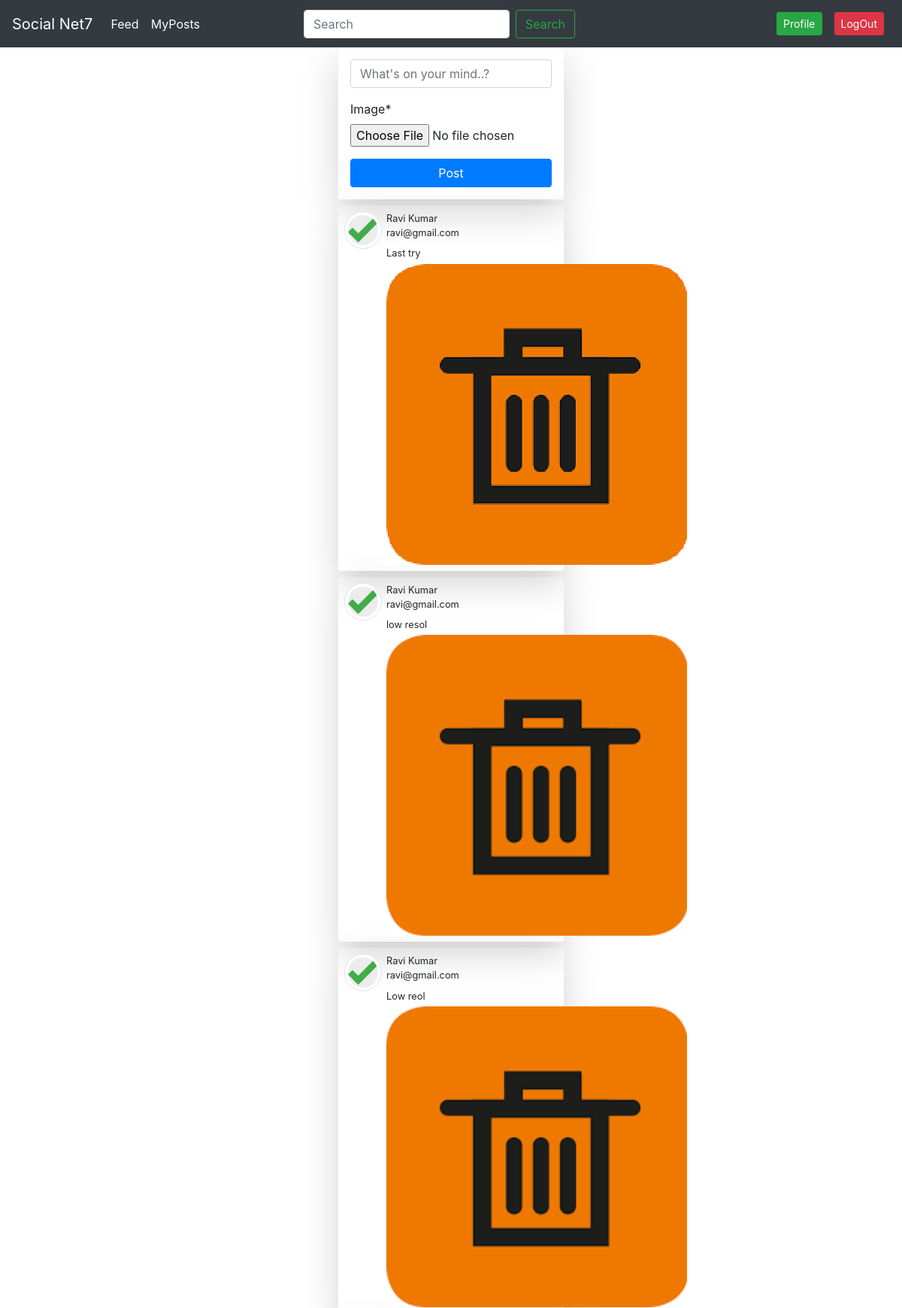
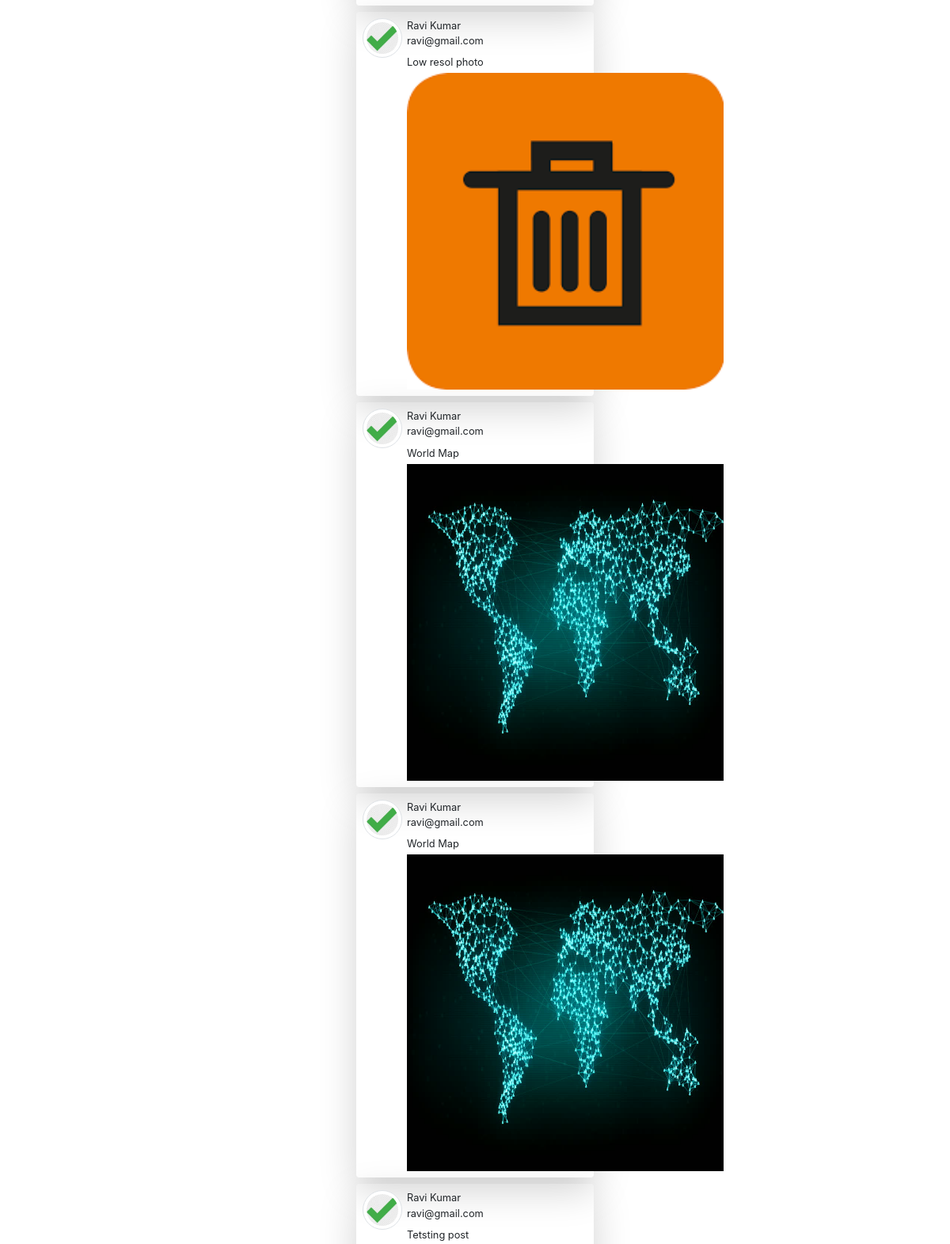
Page /feed/ (signed in, upper part) on the committed database (2 pictures, top to bottom).
### feed/models.py (models this page shows, shortened)
class Feed(models.Model):
	post_info = models.CharField(max_length=255)
	date = models.DateTimeField(auto_now_add=True)
	image = models.ImageField(upload_to=feed_data_directory)
	user = models.ForeignKey(SnetUser, on_delete=models.CASCADE)
	class Meta:
		ordering = ['-date']

### users/models.py (models this page shows, shortened)
class SnetUser(AbstractUser):
	username = None
	email = models.EmailField(_('email address'), unique=True)
	signup_date = models.DateTimeField(auto_now_add=True)
	USERNAME_FIELD = 'email'
	REQUIRED_FIELDS = []
	objects = CustomUserManager()

class Profile(models.Model):
	image = models.ImageField(default='female.jpg', upload_to=profile_img_directory)
	user = models.OneToOneField(SnetUser, on_delete=models.CASCADE)
	dob = models.DateField(null=True, blank=True)

### feed/views.py (the view, shortened to what this page needs)
# urls.py: path('',views.feed, name='feed'),
@login_required
def feed(request):
	feed = Feed.objects.all()
	feed_form = FeedForm()
	return render(request, 'feed/feed.html', locals())

### feed/forms.py
class FeedForm(forms.ModelForm):
	post_info = forms.CharField(label='', widget=forms.TextInput(attrs={'placeholder':"What's on your mind..?"}))
	class Meta:
		model = Feed
		fields = ['post_info','image']

### feed/templates/feed/feed.html (shortened to what this page needs)
{% extends 'users/base.html' %}
{% load crispy_forms_tags %}
{% block body %}
<div class="container w-25 shadow-lg p-3 ">
	<form method='post' enctype='multipart/form-data'>
		{{feed_form|crispy }}
		<div align="center">
			<input class="btn btn-primary w-100" type="submit" name="submit" value="Post">
		</div>
	</form>
</div>
<div class="container w-25">
	{% for item in feed %}
	<div class="row shadow-lg p-2 mt-2 rounded">
		<div class="col-md-3 p-0">
			<img class="img-thumbnail rounded-circle" src="{{item.user.profile.image.url}}" width="50" height="50">
		</div>
		<div class="col-md-9 pl-0">
			<div class="row">
				<small>{{item.user.first_name}} {{item.user.last_name}}</small>
			</div>
			<div class="row">
				<small>{{item.user.email}}</small>
			</div>
			<div class="row mt-2 mb-1">
				<small>{{item.post_info}}</small>
			</div>
			<div class="row">
				<img src="{{item.image.url}}" width="400" height="400">
			</div>
		</div>
	</div>
	{% endfor %}
</div>
{% endblock body %}

### users/templates/users/base.html (shortened to what this page needs)
<!DOCTYPE html>
<html>
<head>
	<link rel="stylesheet" href="https://stackpath.bootstrapcdn.com/bootstrap/4.4.1/css/bootstrap.min.css">
	<link rel="stylesheet" href="//code.jquery.com/ui/1.12.1/themes/base/jquery-ui.css">
</head>
<body>
	<div>
		<nav class="navbar navbar-expand-md navbar-dark bg-dark">
		 	<a class="navbar-brand" href="#">Social Net7</a>
			<div class="collapse navbar-collapse" id="navbarText">
			{% if user.is_authenticated %}
			    <ul class="navbar-nav mr-auto">
			      <li class="nav-item active">
			        <a class="nav-link text-white" href="{% url 'feed:feed' %}">Feed</a>
			      </li>
			      <li class="nav-item">
			        <a class="nav-link text-white" href="#">MyPosts</a>
			      </li>
			    </ul>
			    <ul class="navbar-nav mr-auto">
			    	<li class="nav-item">
					    <form class="form-inline my-2 my-lg-0">
					      <input class="form-control mr-sm-2" type="search" placeholder="Search" aria-label="Search">
					      <button class="btn btn-outline-success my-2 my-sm-0" type="submit">Search</button>
					    </form>
				    </li>
			    </ul>
			    <ul class="navbar-nav ml-auto">
			    	<li class="nav-item">
			    		<a class="nav-link text-white" href="{% url 'profile' %}"><span class="btn btn-sm btn-success">Profile</span></a>
				    </li>
				    <li class="navbar-nav ml-auto">
				    	<a class="nav-link text-white" href="{% url 'logout' %}"><span class="btn btn-sm btn-danger">LogOut</span></a>
				    </li>
			    </ul>
			   {% endif %}
			</div>
		</nav>
	</div>
	<div>
		{% block body %}
		{% endblock body %}
	</div>
</body>
</html>

### rows in the picture
Feed: user.profile.image (picture), user.first_name "Ravi", user.last_name "Kumar", user.email "ravi@gmail.com", post_info "Last try", image (picture)
Feed: user.profile.image (picture), user.first_name "Ravi", user.last_name "Kumar", user.email "ravi@gmail.com", post_info "low resol", image (picture)
Feed: user.profile.image (picture), user.first_name "Ravi", user.last_name "Kumar", user.email "ravi@gmail.com", post_info "Low reol", image (picture)
Feed: user.profile.image (picture), user.first_name "Ravi", user.last_name "Kumar", user.email "ravi@gmail.com", post_info "Low resol photo", image (picture)
Feed: user.profile.image (picture), user.first_name "Ravi", user.last_name "Kumar", user.email "ravi@gmail.com", post_info "World Map", image (picture)
Feed: user.profile.image (picture), user.first_name "Ravi", user.last_name "Kumar", user.email "ravi@gmail.com", post_info "World Map", image (picture)
Feed: user.profile.image (picture), user.first_name "Ravi", user.last_name "Kumar", user.email "ravi@gmail.com", post_info "Tetsting post"
